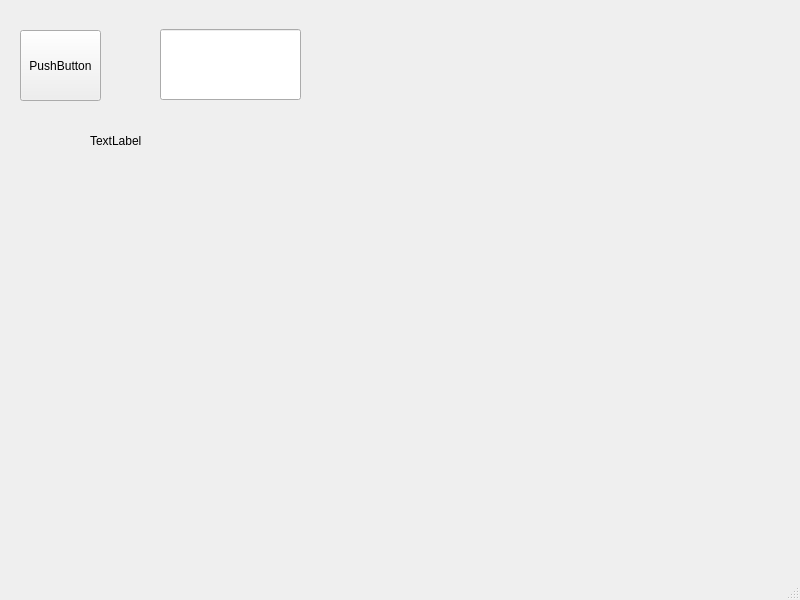
<?xml version="1.0" encoding="UTF-8"?>
<ui version="4.0">
 <class>newName</class>
 <widget class="QMainWindow" name="newName">
  <property name="geometry">
   <rect>
    <x>0</x>
    <y>0</y>
    <width>800</width>
    <height>600</height>
   </rect>
  </property>
  <property name="windowTitle">
   <string>newName</string>
  </property>
  <widget class="QWidget" name="centralwidget">
   <widget class="QPushButton" name="pushButton">
    <property name="geometry">
     <rect>
      <x>20</x>
      <y>30</y>
      <width>81</width>
      <height>71</height>
     </rect>
    </property>
    <property name="text">
     <string>PushButton</string>
    </property>
   </widget>
   <widget class="QLineEdit" name="lineEdit">
    <property name="geometry">
     <rect>
      <x>160</x>
      <y>29</y>
      <width>141</width>
      <height>71</height>
     </rect>
    </property>
   </widget>
   <widget class="QLabel" name="label">
    <property name="geometry">
     <rect>
      <x>90</x>
      <y>120</y>
      <width>91</width>
      <height>41</height>
     </rect>
    </property>
    <property name="text">
     <string>TextLabel</string>
    </property>
   </widget>
  </widget>
  <widget class="QMenuBar" name="menubar">
   <property name="geometry">
    <rect>
     <x>0</x>
     <y>0</y>
     <width>800</width>
     <height>17</height>
    </rect>
   </property>
  </widget>
  <widget class="QStatusBar" name="statusbar"/>
 </widget>
 <resources/>
 <connections/>
</ui>
